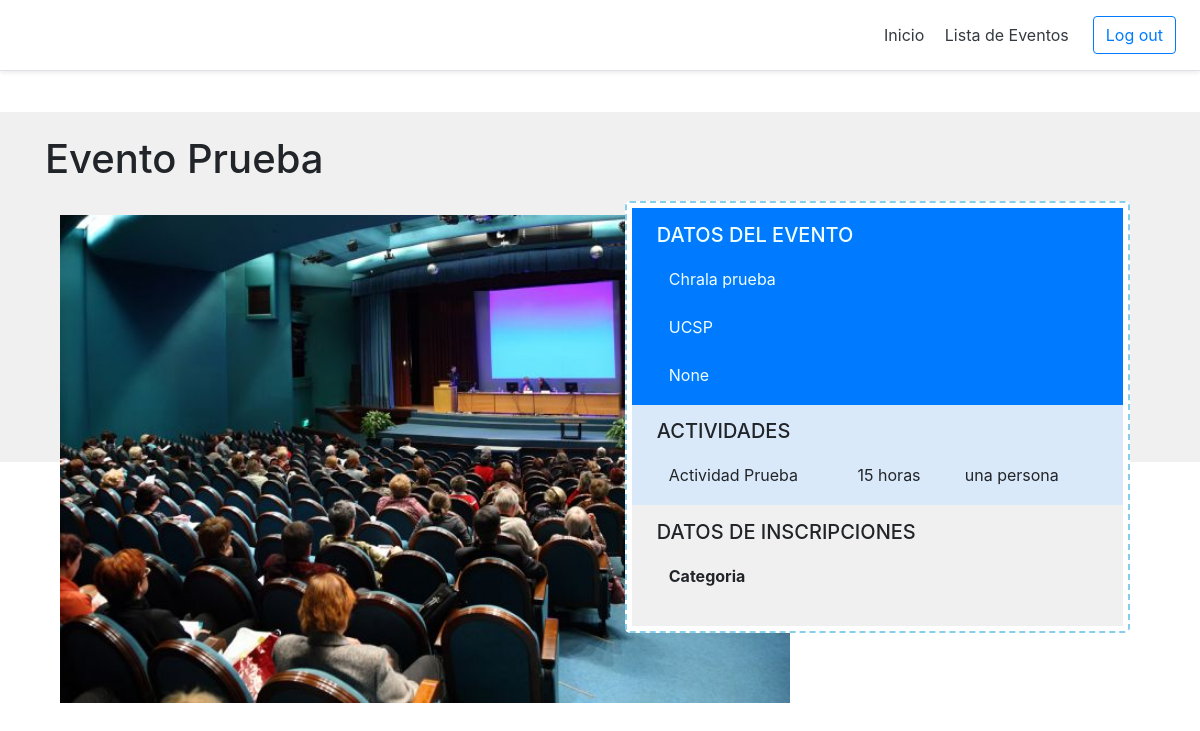
The app's page /visualizarEvento/1 (signed in), older data.
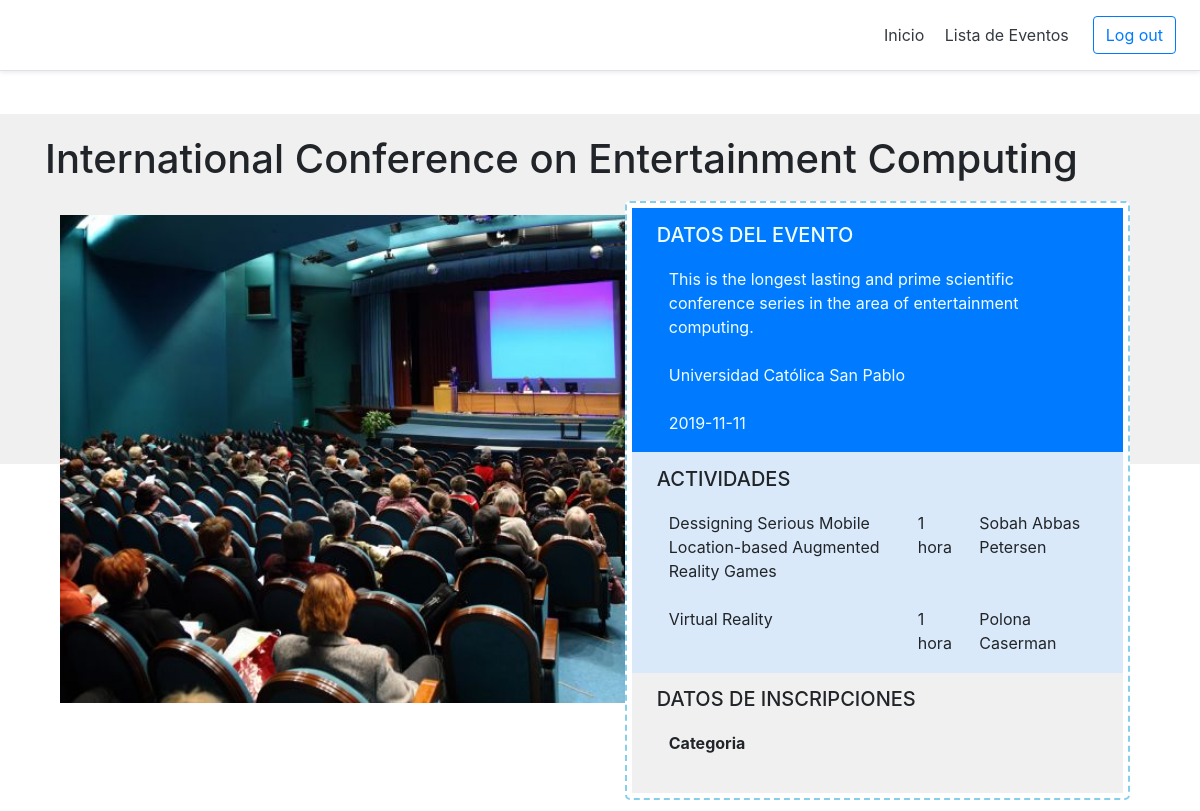
The same page, newer data.
### models.py (models this page shows)
class Evento(db.Model):
    id = db.Column(db.Integer, primary_key=True)
    nombre = db.Column(db.String(100), nullable=False)
    tipo = db.Column(db.String(100), nullable=False)
    descripcion = db.Column(db.String(130), nullable=False)
    lugar = db.Column(db.String(100), nullable=False)
    estado = db.Column(db.String(20), default="Borrador")
    fechaCreacion = db.Column(db.Date, default=datetime.utcnow)
    fechaPreInscripcion = db.Column(db.Date)
    fechaAprtrInscripcion = db.Column(db.Date)
    fechaLmtDscnto = db.Column(db.Date)
    fechaCierreInscripcion = db.Column(db.Date)
    fechaInicio = db.Column(db.Date)
    fechaFin = db.Column(db.Date)
    cntInscritos = db.Column(db.Integer, default=0)
    cntPreInscritos = db.Column(db.Integer, default=0)
    prcntjDscnto = db.Column(db.Float, default=0)
    plantilla = db.Column(db.Boolean, default=False)
    actividades = db.relationship('Actividad', backref='evento', lazy=True)
    usuarios_eventos = db.relationship('Usuario_Evento', backref='evento', lazy=True)
    movimientos = db.relationship('Movimiento', backref='evento', lazy=True)
    categorias = db.relationship('Categoria', backref='evento', lazy=True)
    paquetes = db.relationship('Paquete', backref='evento', lazy=True)

class Actividad(db.Model):
    id = db.Column(db.Integer, primary_key = True)
    nombre = db.Column(db.String(30), nullable=False)
    tipo = db.Column(db.String(30))
    descripcion = db.Column(db.String(130))
    consideraciones = db.Column(db.String(100))
    fechaInicio = db.Column(db.DateTime)
    fechaFin = db.Column(db.DateTime)
    ponente = db.Column(db.String(50))
    idEvento = db.Column(db.Integer, db.ForeignKey('evento.id'), nullable=False)
    ambientes = db.relationship('Ambiente', backref='actividad', lazy = True)
    materiales = db.relationship('Material', backref='actividad', lazy = True)

### app.py (the view, shortened to what this page needs)
@app.route('/visualizarEvento/<id>')
def verEvento(id):
    miEvento = Evento.query.get_or_404(id)
    mePuedoInscribir = True
    if 'idUsuario' in session:
        usuario_evento = Usuario_Evento.query.filter_by(
            idUsuario = session['idUsuario'],
            idEvento = id
        ).first()
        if usuario_evento:
            mePuedoInscribir = False
    evento = {
        "id": id,
        "title": miEvento.nombre,
        "descripcion": miEvento.descripcion,
        "lugar": miEvento.lugar,
        "fechas": miEvento.fechaCierreInscripcion
    }
    actividades = []
    datos = Actividad.query.filter_by(
            idEvento = id
        )
    for actividad in datos:
        delta = actividad.fechaFin - actividad.fechaInicio
        duracion = str(delta.seconds//3600) + ' hora'
        if duracion != '1 hora':
            duracion += 's'
        actividades.append({
            "nombre": actividad.nombre,
            "duracion": duracion,
            "ponente": actividad.ponente
        })
    paquete = []
    categoria = []
    categoria_paquete_mtrx = []
    cat_dict = []
    misPaquetes = miEvento.paquetes
    misCategorias = miEvento.categorias
    for pqt_reg in misPaquetes:
        paquete.append(pqt_reg.nombre)
    for cat_reg in misCategorias:
        categoria.append(cat_reg.nombre)
        cat_dict.append({
            "id":cat_reg.id,
            "texto":cat_reg.nombre
        })
    cat_number = 0
    lens ={
        "Categoria":len(categoria),
    }
    return render_template('SCV-B07VisualizarEventoParticipante.html',
        notShow=True,
        evento=evento,
        actividad=actividades,
        lenActividad=len(actividades),
        categoria_paquete=categoria_paquete_mtrx,
        categorias=len(categoria),
        paquetes=len(paquete),
        paquete=paquete,
        categoria=categoria,
        cat=cat_dict,
        disponible=mePuedoInscribir,
        len=lens,
        tipoUsuario = session['tipoUsuario']
    )

### app.py (called while the page is built)
@app.context_processor
def utility_processor():
    return dict()

### templates/SCV-B07VisualizarEventoParticipante.html (shortened to what this page needs)
{% extends "Layout.html" %}
{% block body %}
<span class="gray"></span>
<br>
<br>
<h1>{{evento.title}}</h1>
<div class="container">
    <div class="row ">
        <div class="col-lg-6 col-sm-2" style="height:61vh;">
            <br>
            <img src="{{ url_for('static', filename='img/visualizarEvento.jpg') }}" style="height:61vh;position: absolute;z-index: -1;overflow-x: hidden;">
        </div>
        <div class="col-lg-6 col-sm-10">
            <div class="marquito" style="padding: 1%;">
                <div class="detallesEvento datosEventos" style="background-color: #007BFF;color: azure;">
                    <h5>DATOS DEL EVENTO</h5>
                    <table class="table table-borderless" style="color: azure;">
                        <tr>
                            <td>{{evento.descripcion}}</td>
                        </tr>
                        <tr>
                            <td>{{evento.lugar}}</td>
                        </tr>
                        <tr>
                            <td>{{evento.fechas}}</td>
                        </tr>
                    </table>
                </div>
                <div id="actividades" class="datosEventos" style="background-color: #DAE9F9;">
                    <h5>ACTIVIDADES</h5>
                    <table class="table table-borderless">
                        <tbody>
                            {% for i in range(lenActividad) %}
                            <tr>
                                <td>{{actividad[i].nombre}}</td>
                                <td>{{actividad[i].duracion}}</td>
                                <td>{{actividad[i].ponente}}</td>
                            </tr>
                            {%endfor%}
                        </tbody>
                    </table>
                </div>
                <div id="paquetes" class="datosEventos" style="background-color: #F0F0F0;margin-bottom:0vh">
                    <h5>DATOS DE INSCRIPCIONES</h5>
                    <table class="table table-borderless">
                        <thead>
                            <tr>
                                <th scope="col">Categoria</th>
                            </tr>
                        </thead>
                    </table>
                </div>
            </div>
        </div>
    </div>
</div>
{% endblock %}

### templates/Layout.html (shortened to what this page needs)
<!doctype html>
<html lang="en">
    <head>
        <link rel="stylesheet" href="https://cdn.jsdelivr.net/npm/bootstrap@4.6.0/dist/css/bootstrap.min.css">
        <link rel="stylesheet" href="{{ url_for('static', filename='css/extra.css') }}">
        <link rel="stylesheet" href="{{ url_for('static', filename='css/fontawesome.css') }}">
        <link rel="stylesheet" href="{{ url_for('static', filename='css/solid.css') }}">
    </head>
    <div class="d-flex flex-column flex-md-row align-items-center p-3 px-md-4 mb-3 bg-white border-bottom shadow-sm">
        {% if tipoUsuario == 'Visitante'%}
        <h5 class="my-0 mr-md-auto font-weight-normal" style="cursor: pointer;" onclick="window.location='{{url_for('index')}}'">Our Point</h5>
        <nav class="my-2 my-md-0 mr-md-3">
            <a class="p-2 text-dark" href="{{url_for('nosotros')}}" disabled>Nosotros</a>
            <a class="p-2 text-dark" href="{{url_for('index')}}">Eventos</a>
        </nav>
        <a class="btn btn-outline-primary" href="{{ url_for('login') }}">Log in</a>
        <a class="btn btn-outline-primary" href="{{ url_for('register') }}">Sign Up</a>
        {% else %}
            {% if tipoUsuario == 'Participante' %}
                <h5 class="my-0 mr-md-auto font-weight-normal" style="cursor: pointer;" onclick="window.location='{{url_for('index')}}'">{{nombreEvento}}</h5>
                <nav class="my-2 my-md-0 mr-md-3">
                    <a class="p-2 text-dark" href="{{ url_for('index') }}">Inicio</a>
                    <a class="p-2 text-dark" href="{{ url_for('listaEventosParticipante') }}">Mis Eventos</a>                 </nav>
            {% else %}
                {% if notShow == True %}
                    <nav class="my-2 my-md-0 mr-md-3">
                        <a class="p-2 text-dark" href="{{ url_for('index') }}">Inicio</a>
                        <a class="p-2 text-dark" href="{{ url_for('listaEventos') }}">Lista de Eventos</a>
                    </nav>
                {% endif %}
            {% endif %}
            <a class="btn btn-outline-primary" href="{{ url_for('logout') }}">Log out</a>
        {% endif %}
    </div>
    <body>
        <div class = "container">
            {% block body %}
            {% endblock %}
        </div>
    </body>
</html>

### static/css/extra.css (style rules this page uses)
.marquito { margin: 10px; box-sizing: border-box; border: 2.25px solid skyblue; border-style: dashed; border-radius: 5px; background-color: white; }
.datosEventos { margin-bottom: -2.5vh; padding: 3% 5% 2% 5%; }
.gray { top: 14%; left: 0px; position: absolute; height: 350px; width: 100%; background-color: #F0F0F0; display: inline-block; z-index: -2; }

Row changes from the older to the newer data that the page shows:
no longer on this page (row edited): Actividad: nombre "Actividad Prueba", ponente "una persona"
changed Evento: title "Evento Prueba" → "International Conference on Entertainment Computing"; descripcion "Chrala prueba" → "This is the longest lasting and prime scientific conference series in the area of entertainment computing."; lugar "UCSP" → "Universidad Católica San Pablo"; fechas (not shown) → "2019-11-11"
added Actividad: nombre "Dessigning Serious Mobile Location-based Augmented Reality Games", ponente "Sobah Abbas Petersen"
added Actividad: nombre "Virtual Reality", ponente "Polona Caserman"
Text that changed along with them:
{{ evento.fechas }}: "None" → (not shown)
new list line: "1 hora"
list line gone: "15 horas"
